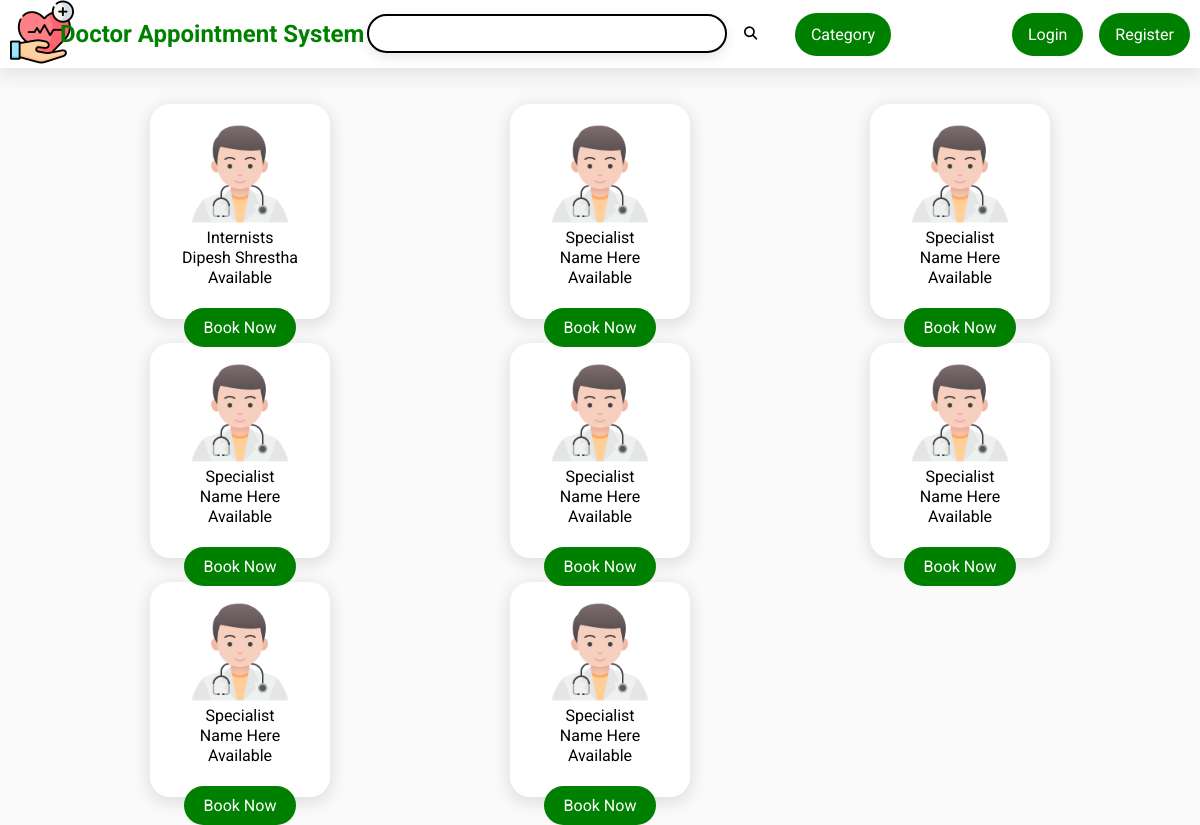
/category.php?doctor_category=Internists, run on the app's committed database.
### tables this page shows
CREATE TABLE `doctors` (
  `d_id` int NOT NULL PRIMARY KEY,
  `d_firstname` varchar(255) NOT NULL,
  `d_lastname` varchar(255) NOT NULL,
  `d_username` varchar(255) NOT NULL,
  `d_email` varchar(255) NOT NULL,
  `d_address` varchar(255) NOT NULL,
  `d_phone` bigint NOT NULL,
  `d_password` varchar(255) NOT NULL,
  `d_category` varchar(255) NOT NULL,
  `d_cilinics` varchar(255) NOT NULL,
  `d_clocation` varchar(255) NOT NULL,
  `d_dob` date NOT NULL,
  `d_imagesource` varchar(250) NOT NULL,
  `d_gender` varchar(255) NOT NULL,
  `d_image` varchar(200) NOT NULL,
  `d_experienced` int NOT NULL,
  `d_qualification` varchar(200) NOT NULL
);

### classes/doctor_data.php (called while the page is built, shortened)
<?php
class doctorData extends dbh_connection{
    public function get_categories_info($categories){
        $query = 'SELECT * FROM doctors WHERE d_category=?';
        $stmt = $this->connect()->prepare($query);
        if(!$stmt->execute([$categories])){
            header('location:../index.php?stmtfailed');
            exit();
        }
        $doctorData = $stmt->fetchAll();
        return $doctorData;
    }
}
$d_data = new doctorData();
?>

### includes/dbh.inc.php (called while the page is built)
<?php
class dbh_connection{
    protected function connect(){
        try{
            $host = 'localhost';
            $username = 'root';
            $password = 'newpassword';
            $dbname = 'Appointment';
            $pdo = new PDO("mysql:host=$host;dbname=$dbname",$username,$password);
            $pdo->setAttribute(PDO::ATTR_ERRMODE, PDO::ERRMODE_EXCEPTION);
            return $pdo;
        }
        catch(PDOException $e){
            die(''.$e->getMessage());
        }
    }
}
?>

### category.php (the view, shortened to what this page needs)
<?php
 include 'header.php';
?>
<div class="container">
  <?php
  if(isset($_GET['doctor_category'])){
    $doctorcategory= $_GET['doctor_category'];
    $doctor_info = $d_data->get_categories_info($doctorcategory);
    if($doctor_info){
      foreach ($doctor_info as $key => $doctors) {
        $doctor_id = $doctors['d_id'];
       echo
       ' <div class="card" id="card-'.($key+1).'">
      <img src="images/doctor.png" alt="">
      <p class="speclaist">'.$doctors['d_category'].'</p>
      <p class="name">'.$doctors['d_firstname'].' '.$doctors['d_lastname'].'</p>
      <p>Available</p>
      <a href="Book.php?doctor_id='.$doctor_id.'">Book Now</a>
    </div>';
      }
    }
  }
  ?>
    <?php
      for ($i=count($doctor_info)+1; $i<=8  ; $i++) {
        echo '
        <div class="card" id="card-2">
        <img src="images/doctor.png" alt="">
        <p class="speclaist">Specialist</p>
        <p class="name">Name Here</p>
        <p>Available</p>
        <a href="Book.php">Book Now</a>
        </div>';
      }
   ?>
</div>

### css/style.css (style rules this page uses)
* { margin: 0; padding: 0; box-sizing: border-box; list-style: none; font-family: "Roboto", serif; }
.container { min-height: 80vh; display: grid; grid-template-columns: repeat(auto-fit,minmax(320px,1fr)); width: 90%; margin: 0 auto; }
.card { text-align: center; height: 90%; width: 50%; margin-top: 10%; margin-left: 25%; box-shadow: 0px 4px 15px 3px rgba(0,0,0,0.1); transition: box-shadow 0.3s ease , transform 0.4s ease; background: white; border-radius: 20px; }
.card > img { height: 100px; margin-top: 20px; }
.card > p { line-height: 20px; }
.card > a { position: relative; top: 30px; padding: 10px 20px; border-radius: 90px; background-color: green; color: #fff; }

### css/nav.css (style rules this page uses)
* { margin: 0; padding: 0; box-sizing: border-box; list-style: none; text-decoration: none; font-family: "Roboto", sans-serif; }
body { background: #fafafa; }
a { text-decoration: none; }

### data on the page
doctors: d_category "Internists", d_firstname "Dipesh", d_lastname "Shrestha"
